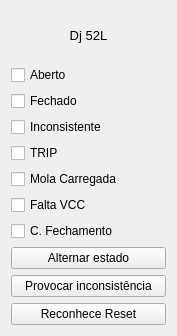
  <widget class="QWidget" name="layoutWidget_3">
   <property name="geometry">
    <rect>
     <x>950</x>
     <y>330</y>
     <width>177</width>
     <height>336</height>
    </rect>
   </property>
   <layout class="QVBoxLayout" name="verticalLayout_52L">
    <item>
     <widget class="QLabel" name="label_52L">
      <property name="font">
       <font>
        <pointsize>10</pointsize>
       </font>
      </property>
      <property name="text">
       <string>Dj 52L</string>
      </property>
      <property name="alignment">
       <set>Qt::AlignCenter</set>
      </property>
     </widget>
    </item>
    <item>
     <widget class="QCheckBox" name="checkBox_52L_aberto">
      <property name="text">
       <string>Aberto</string>
      </property>
     </widget>
    </item>
    <item>
     <widget class="QCheckBox" name="checkBox_52L_fechado">
      <property name="text">
       <string>Fechado</string>
      </property>
     </widget>
    </item>
    <item>
     <widget class="QCheckBox" name="checkBox_52L_inconsistente">
      <property name="text">
       <string>Inconsistente</string>
      </property>
     </widget>
    </item>
    <item>
     <widget class="QCheckBox" name="checkBox_52L_trip">
      <property name="text">
       <string>TRIP</string>
      </property>
     </widget>
    </item>
    <item>
     <widget class="QCheckBox" name="checkBox_52L_mola_carregada">
      <property name="text">
       <string>Mola Carregada</string>
      </property>
     </widget>
    </item>
    <item>
     <widget class="QCheckBox" name="checkBox_52L_falta_vcc">
      <property name="text">
       <string>Falta VCC</string>
      </property>
     </widget>
    </item>
    <item>
     <widget class="QCheckBox" name="checkBox_52L_condicao_fechamento">
      <property name="text">
       <string>C. Fechamento</string>
      </property>
     </widget>
    </item>
    <item>
     <widget class="QPushButton" name="pushButton_52L_alternar_estado">
      <property name="text">
       <string>Alternar estado</string>
      </property>
     </widget>
    </item>
    <item>
     <widget class="QPushButton" name="pushButton_52L_provocar_inconsistencia">
      <property name="text">
       <string>Provocar inconsistência</string>
      </property>
     </widget>
    </item>
    <item>
     <widget class="QPushButton" name="pushButton_52L_reconhece_reset">
      <property name="text">
       <string>Reconhece Reset</string>
      </property>
     </widget>
    </item>
   </layout>
  </widget>
